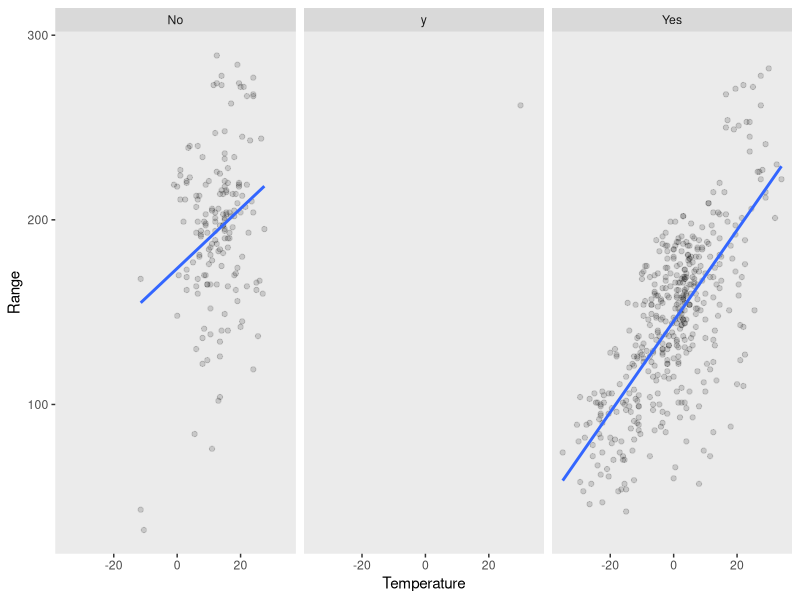

This chart was generated by the following R code:
## ---- chunk 1
library(tidyverse)
library(knitr)
library(kableExtra)
df = read_csv("data.csv")
chargetimes = read_csv("flo_charge.csv")
## ---- chunk 2
b = chargetimes %>% 
  summarise(averageChargeRate = mean(chargetimes$`Charge rate (kWh/min)`),
            minChargeRate = min(chargetimes$`Charge rate (kWh/min)`),
            maxChargeRate = max(chargetimes$`Charge rate (kWh/min)`)
            )

low = b %>% pull(averageChargeRate) %>% signif(2)
high = b %>% pull(maxChargeRate) %>% signif(2)
avg = b %>% pull(averageChargeRate) %>% signif(2)
## ---- chunk 3

x = .128

val = df %>% 
  mutate(cost = economy * x,
         cost = cost / 100) %>% 
  summarise(CostPerKm = mean(cost, na.rm = T) %>% scales::dollar()) %>% 
  pull(CostPerKm)
## ---- chunk 4
df %>% 
  group_by('Temperature' = cut(start_outside_temp, 5)) %>% 
  summarise(`Range indicated at full charge (km)` = max(range_start, na.rm = T) %>% round(0),
            'Count' = n()) %>% 
  drop_na %>%
  mutate('Temperature' = Temperature %>% 
           str_remove("\\(") %>% 
           str_remove("\\]") %>% 
           str_replace("\\,", " to ")) %>% 
           rename('Temperature (degrees C)' = 'Temperature') %>% 
  kable(table.attr='class="range-table"') %>% 
    kable_styling()
## ---- chunk 5

labeller = function(variable, value){
  return()
}

df %>% 
  select(start_outside_temp, range_start, climate_control) %>% 
  na.omit() %>% 
  ggplot(aes(x = start_outside_temp, y = range_start)) + 
  labs(x = "Temperature", y = "Range") +
  geom_point(alpha = 0.15) + 
  geom_smooth(method = "lm", se = F) + 
  theme(panel.grid = element_blank()) +
  facet_wrap(~ climate_control)
  
